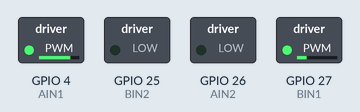
The sketch below on a simulated ESP32. Parts: switched loads named in the sketch (green lamp = pin HIGH).

Above: at 0.95 s.
At 1.9 s:
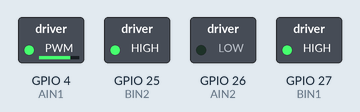
At 2.4 s:
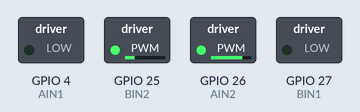
At 2.9 s:
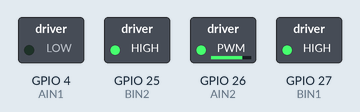
Timing chart, 0 to 5.5 s (numbered marks = the images above):
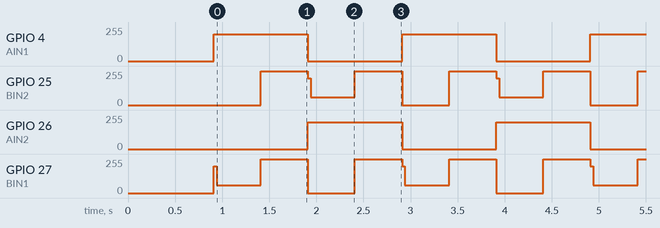

The sketch:

Exercise-B2.4.ino
```cpp
#include <Wire.h>

#include <VL53L0X.h>

#include "RumiCar.h"

VL53L0X sensor0;
VL53L0X sensor1;
VL53L0X sensor2;

void setup()
{
  RC_setup();
}

void loop()
{
  RC_drive(FORWARD,60);
  RC_steer2(RIGHT,200);   RC_delay(500);
  RC_drive(BRAKE,255);    RC_delay(500);

  RC_drive(REVERSE,60);
  RC_steer2(LEFT,200);    RC_delay(500);
  RC_drive(BRAKE,255);    RC_delay(500);
}
```

RumiCar.h
```cpp
// RumiCar include
//操舵用の設定
#define LEFT   0
#define CENTER 1
#define RIGHT  2

//走行用の設定
#define FREE    0
#define REVERSE 1
#define FORWARD 2
#define BRAKE   3

#if defined ESP32
#define RC_analogWrite ledcWrite
#define SHUT0 19
#define SHUT1 18
#define SHUT2 05

//Aが操舵、Bが走行
int AIN1 = 04;
int AIN2 = 26;
int BIN1 = 27;
int BIN2 = 25;

#else
#define RC_analogWrite analogWrite
//SHUTはディジタルピン,A0はD14,以降同じ、注意すること
#define SHUT0 14
#define SHUT1 15
#define SHUT2 16

//Aが操舵、Bが走行
int AIN1 = 03;
int AIN2 = 11;
int BIN1 = 05;
int BIN2 = 06;
#endif

// Uncomment this line to use long range mode. This
// increases the sensitivity of the sensor and extends its
// potential range, but increases the likelihood of getting
// an inaccurate reading because of reflections from objects
// other than the intended target. It works best in dark
// conditions.

//#define LONG_RANGE


// Uncomment ONE of these two lines to get
// - higher speed at the cost of lower accuracy OR
// - higher accuracy at the cost of lower speed

#define HIGH_SPEED
//#define HIGH_ACCURACY
```

RumiCar.ino
```cpp
// RumiCar Libraly
#include <TimerOne.h>

// Private Variable
#define   UP_SPEED      (200)       // StartUP speed
#define   UP_TIME       (3)         // 30[ms]

volatile  int s_speed = 0;
volatile  int s_gear = FREE;
volatile  int s_steer = CENTER;
volatile  int s_steera = 255;
volatile  int s_sptim = 0;

// RumiCar delay:PWM 周波数変更しているためTimer0を調整
void RC_delay(unsigned long tim)
{
#if defined ESP32
  delay(tim);
#else
  delay(tim / 4);
#endif
}

//操舵の関数
int RC_steer (int direc ){
  // Save
  s_steer = direc;
  s_steera = 255;
}

int RC_steer2 (int direc ,int power){
  // Save
  s_steer = direc;
  s_steera = power;
}

//走行の関数
int RC_drive(int direc, int ipwm){
  //-- StartUP check
  if((s_speed == 0) ||
    (s_gear == FREE) ||
    (s_gear == BRAKE))
  {
      s_sptim = UP_TIME;
  }
  //-- No need StartUP
  if(ipwm > UP_SPEED){
      s_sptim = 0;
  }
  // Save
  s_speed = ipwm;
  s_gear = direc;
}

//-- Motor Control Interrupt
void RC_run(){
//--  Steer Motor
  if ( s_steer == RIGHT ){
    RC_analogWrite(AIN1,s_steera);
    RC_analogWrite(AIN2,0);
  }else if ( s_steer == LEFT ){
    RC_analogWrite(AIN1,0);
    RC_analogWrite(AIN2,s_steera);
  }else if ( s_steer == CENTER ){
    RC_analogWrite(AIN1,0);
    RC_analogWrite(AIN2,0);
  }
//--  Run Motor
  if ( s_gear == FREE ){
    RC_analogWrite(BIN1,0);
    RC_analogWrite(BIN2,0);
  }else if ( s_gear == REVERSE ){
    if(s_sptim == 0){
      RC_analogWrite(BIN1,0);
      RC_analogWrite(BIN2,s_speed);
    }else{
      RC_analogWrite(BIN1,0);
      RC_analogWrite(BIN2,UP_SPEED);
    }
  }else if ( s_gear == FORWARD ){
    if(s_sptim == 0){
      RC_analogWrite(BIN1,s_speed);
      RC_analogWrite(BIN2,0);
    }else{
      RC_analogWrite(BIN1,UP_SPEED);
      RC_analogWrite(BIN2,0);
    }
  }else if ( s_gear == BRAKE ){
    RC_analogWrite(BIN1,s_speed);
    RC_analogWrite(BIN2,s_speed);
  }
//--  Timer
  if(s_sptim != 0){ s_sptim --; }
}

//--  Setup RumiCar
void RC_setup()
{
  Serial.begin(9600);
  pinMode(AIN1, OUTPUT);
  pinMode(AIN2, OUTPUT);
  pinMode(BIN1, OUTPUT);
  pinMode(BIN2, OUTPUT);
  pinMode(SHUT0, OUTPUT);
  pinMode(SHUT1, OUTPUT);
  pinMode(SHUT2, OUTPUT);

  digitalWrite(SHUT0, LOW);
  digitalWrite(SHUT1, LOW);
  digitalWrite(SHUT2, LOW);
  delay(150);
  Wire.begin();
  //sensor0
  pinMode(SHUT0, INPUT);
  delay(150);
  sensor0.init(true);
  delay(100);
  sensor0.setAddress((uint8_t)20);
  sensor0.setTimeout(500);
  //sensor1
  pinMode(SHUT1, INPUT);
  delay(150);
  sensor1.init(true);
  delay(100);
  sensor1.setAddress((uint8_t)21);
  sensor1.setTimeout(500);
  //sensor2
  pinMode(SHUT2, INPUT);
  delay(150);
  sensor2.init(true);
  delay(100);
  sensor2.setAddress((uint8_t)22);
  sensor2.setTimeout(500);

  //  sensor.init();
  //  sensor.setTimeout(500);

#if defined LONG_RANGE
  // lower the return signal rate limit (default is 0.25 MCPS)
  sensor0.setSignalRateLimit(0.1);
  sensor1.setSignalRateLimit(0.1);
  sensor2.setSignalRateLimit(0.1);
  // increase laser pulse periods (defaults are 14 and 10 PCLKs)
  sensor0.setVcselPulsePeriod(VL53L0X::VcselPeriodPreRange, 18);
  sensor1.setVcselPulsePeriod(VL53L0X::VcselPeriodPreRange, 18);
  sensor2.setVcselPulsePeriod(VL53L0X::VcselPeriodPreRange, 18);
  sensor0.setVcselPulsePeriod(VL53L0X::VcselPeriodFinalRange, 14);
  sensor1.setVcselPulsePeriod(VL53L0X::VcselPeriodFinalRange, 14);
  sensor2.setVcselPulsePeriod(VL53L0X::VcselPeriodFinalRange, 14);
#endif

#if defined HIGH_SPEED
  // reduce timing budget to 20 ms (default is about 33 ms)
  sensor0.setMeasurementTimingBudget(20000);
  sensor1.setMeasurementTimingBudget(20000);
  sensor2.setMeasurementTimingBudget(20000);
#elif defined HIGH_ACCURACY
  // increase timing budget to 200 ms
  sensor0.setMeasurementTimingBudget(200000);
  sensor1.setMeasurementTimingBudget(200000);
  sensor2.setMeasurementTimingBudget(200000);
#endif

  sensor0.startContinuous();
  sensor1.startContinuous();
  sensor2.startContinuous();

#if defined ESP32
  //ESP32の場合はピン番号ではなくチャンネルでPWMを行うのでチャンネルとして再設定
  #define PWM_level 8
  // 8の場合8bitの解像度でArduinoと同じESPは16bit迄行ける？
  //モータのPWMのチャンネル、周波数の設定
  ledcSetup(0, 490, PWM_level);
  ledcSetup(1, 490, PWM_level);
  ledcSetup(2, 960, PWM_level);
  ledcSetup(3, 960, PWM_level);

  //モータのピンとチャンネルの設定
  ledcAttachPin(AIN1, 0);
  ledcAttachPin(AIN2, 1);
  ledcAttachPin(BIN1, 2);
  ledcAttachPin(BIN2, 3);
  //pin番号をチャンネル番号に上書き
  AIN1 = 0;
  AIN2 = 1;
  BIN1 = 2;
  BIN2 = 3;
#else   // Arduino
  // Timer0 変更
   TCCR0B &= B11111000;
  //  TCCR0B |= B00000011;                      // 64分周=  16M/  64/255=980Hz  #default
    TCCR0B |= B00000100;                      // 256分周= 16M/ 256/255=245Hz
  //  TCCR0B |= B00000101;                      // 1024分周=16M/1024/255=61Hz

  // Timer2 変更
   TCCR2B &= B11111000;
  //  TCCR2B |= B00000100;                      // 128分周=  16M/  128/255=490Hz  #default
  //  TCCR2B |= B00000101;                      // 256分周= 16M/ 256/255=245Hz
    TCCR2B |= B00000110;                      // 512分周= 16M/ 512/255=122Hz
  //  TCCR2B |= B00000111;                      // 2048分周= 16M/ 2048/255=30Hz

  // Arduino nano の場合
  // 分周比を変えてPWM周期を変える，Timer0のdelay()時間がずれるから注意
  // Timer1/2 はPWM周期変えてもdelay()に影響しない
  // RC_delay() を使うこと
#endif

  RC_analogWrite(AIN1, 0);
  RC_analogWrite(AIN2, 0);
  RC_analogWrite(BIN1, 0);
  RC_analogWrite(BIN2, 0);

//----  Timer One
  Timer1.initialize(10000);           // 10[ms]
  Timer1.attachInterrupt(RC_run);     // Motor Control
}
```

Measured:
- by itself, GPIO 4 (AIN1), GPIO 26 (AIN2): alternates 199/255 for 1.0 s and 0/255 for 1.0 s
- by itself, GPIO 25 (BIN2): repeats every 2.0 s: 199/255 0.03 s, 60/255 0.47 s, 255/255 0.50 s, 0/255 0.50 s, 255/255 0.50 s
- by itself, GPIO 27 (BIN1): repeats every 2.0 s: 60/255 0.47 s, 255/255 0.50 s, 0/255 0.50 s, 255/255 0.50 s, 199/255 0.03 s
